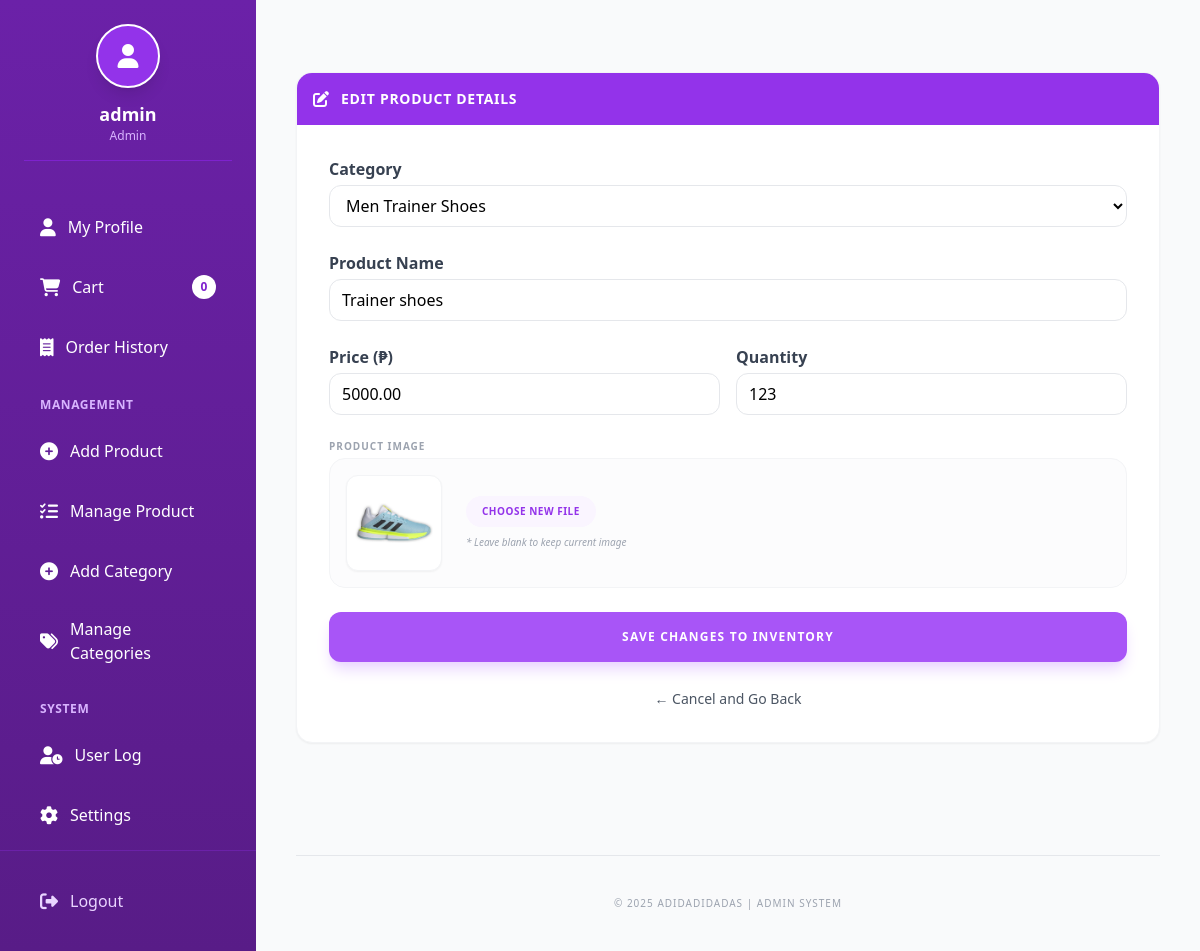
The app's page /dashboard.php?content=edit_product&id=12 (signed in) with its own data.
### tables this page shows
CREATE TABLE `tbl_products` (
  `product_id` int(11) NOT NULL AUTO_INCREMENT,
  `product_name` varchar(250) NOT NULL,
  `price` decimal(10,2) NOT NULL,
  `quantity` int(11) NOT NULL DEFAULT 0,
  `category_id` int(11) NOT NULL,
  `image_path` varchar(255) NULL,
  `description` text NULL,
  `created_at` timestamp DEFAULT CURRENT_TIMESTAMP,
  `updated_at` timestamp DEFAULT CURRENT_TIMESTAMP ON UPDATE CURRENT_TIMESTAMP,
  PRIMARY KEY (`product_id`),
  INDEX `idx_category_id` (`category_id`),
  INDEX `idx_product_name` (`product_name`),
  INDEX `idx_price` (`price`),
  FOREIGN KEY (`category_id`) REFERENCES `tbl_categories` (`category_id`) ON DELETE RESTRICT
);

CREATE TABLE `tbl_categories` (
  `category_id` int(11) NOT NULL AUTO_INCREMENT,
  `categoryName` varchar(250) NOT NULL,
  `categoryDesc` text NULL,
  `created_at` timestamp DEFAULT CURRENT_TIMESTAMP,
  `updated_at` timestamp DEFAULT CURRENT_TIMESTAMP ON UPDATE CURRENT_TIMESTAMP,
  PRIMARY KEY (`category_id`),
  UNIQUE KEY `unique_category_name` (`categoryName`),
  INDEX `idx_categoryName` (`categoryName`)
);

### edit_product.php (the view, shortened to what this page needs)
<?php
include 'connection.php';
$id = $_GET['id'] ?? null;
$stmt = $conn->prepare("SELECT * FROM tbl_products WHERE product_id = ?");
$stmt->bind_param("i", $id);
$stmt->execute();
$product = $stmt->get_result()->fetch_assoc();
$categories_result = $conn->query("SELECT * FROM tbl_categories ORDER BY categoryName ASC");
?>
<div class="w-full max-w-5xl mx-auto py-8">
    <div class="bg-white rounded-2xl shadow-sm border border-gray-100 overflow-hidden">
        <div class="bg-purple-600 p-4 flex items-center gap-3">
            <i class="fas fa-edit text-white"></i>
            <h2 class="text-white font-bold uppercase tracking-wider text-sm">Edit Product Details</h2>
        </div>
        <form method="POST" enctype="multipart/form-data" class="p-8 space-y-6 text-left">
            <div>
                <label class="block text-gray-700 font-semibold mb-1">Category</label>
                <select name="category_id" required class="w-full px-3 py-2 border rounded-xl focus:ring-2 focus:ring-purple-500 outline-none bg-white">
                    <?php while($cat = $categories_result->fetch_assoc()): ?>
                        <option value="<?php echo $cat['category_id']; ?>"
                            <?php echo ($cat['category_id'] == $product['category_id']) ? 'selected' : ''; ?>>
                            <?php echo htmlspecialchars($cat['categoryName']); ?>
                        </option>
                    <?php endwhile; ?>
                </select>
            </div>
            <div>
                <label class="block text-gray-700 font-semibold mb-1">Product Name</label>
                <input type="text" name="p_name" required
                       value="<?php echo htmlspecialchars($product['product_name'] ?? ''); ?>"
                       class="w-full px-3 py-2 border rounded-xl focus:ring-2 focus:ring-purple-500 outline-none">
            </div>
            <div class="grid grid-cols-1 sm:grid-cols-2 gap-4">
                <div>
                    <label class="block text-gray-700 font-semibold mb-1">Price (₱)</label>
                    <input type="number" step="0.01" name="p_price" required
                           value="<?php echo $product['price'] ?? 0; ?>"
                           class="w-full px-3 py-2 border rounded-xl focus:ring-2 focus:ring-purple-500 outline-none">
                </div>
                <div>
                    <label class="block text-gray-700 font-semibold mb-1">Quantity</label>
                    <input type="number" name="p_qty" required
                           value="<?php echo $product['quantity'] ?? 0; ?>"
                           class="w-full px-3 py-2 border rounded-xl focus:ring-2 focus:ring-purple-500 outline-none">
                </div>
            </div>
            <div class="space-y-1">
                <label class="block text-[10px] font-black text-gray-400 uppercase tracking-widest">Product Image</label>
                <div class="flex items-center gap-6 p-4 border border-gray-100 rounded-2xl bg-gray-50/50 min-h-[120px]">
                    <div class="w-24 h-24 bg-white rounded-xl border border-gray-100 flex items-center justify-center overflow-hidden shadow-sm shrink-0">
                        <img id="edit_img_preview" src="<?php echo htmlspecialchars($product['image_path']); ?>"
                             class="<?php echo empty($product['image_path']) ? 'hidden' : ''; ?> w-full h-full object-contain p-2">
                    </div>
                    <div class="flex flex-col gap-2">
                        <div class="flex items-center gap-3">
                            <label class="bg-purple-50 text-purple-600 px-4 py-2 rounded-full text-[10px] font-bold uppercase tracking-wider cursor-pointer hover:bg-purple-100 transition-colors">
                                Choose New File
                            </label>
                        </div>
                        <p class="text-[10px] text-gray-400 italic">* Leave blank to keep current image</p>
                    </div>
                </div>
            </div>
            <button type="submit" name="update_product" class="w-full bg-[#A855F7] hover:bg-purple-700 text-white py-4 rounded-xl font-black transition-all active:scale-95 uppercase tracking-widest text-[12px] shadow-lg shadow-purple-200">
                SAVE CHANGES TO INVENTORY
            </button>
            <div class="text-center mt-4">
                <a href="dashboard.php?content=manage_product" class="text-gray-600 hover:text-blue-600 font-medium text-sm">
                    ← Cancel and Go Back
                </a>
            </div>
        </form>
    </div>
</div>

### dashboard.php (style rules this page uses)
body { overflow: hidden; }

### records on screen
tbl_products: category_id "Men Trainer Shoes", p_name "Trainer shoes", p_price "5000.00", p_qty "123", image_path (picture)

### other values on screen
$_SESSION['username'] "admin"
$_SESSION['userType'] "Admin"
$cartCount "0"
